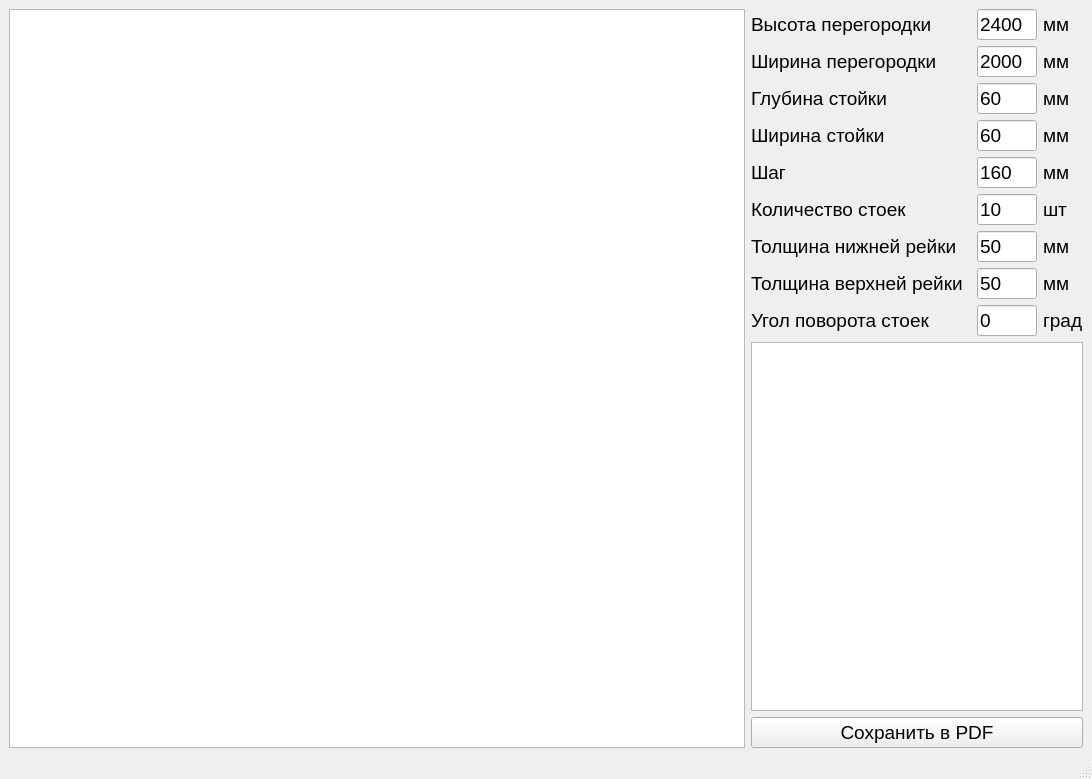
<?xml version="1.0" encoding="UTF-8"?>
<ui version="4.0">
 <class>MainWindow</class>
 <widget class="QMainWindow" name="MainWindow">
  <property name="windowModality">
   <enum>Qt::ApplicationModal</enum>
  </property>
  <property name="geometry">
   <rect>
    <x>0</x>
    <y>0</y>
    <width>1092</width>
    <height>779</height>
   </rect>
  </property>
  <property name="sizePolicy">
   <sizepolicy hsizetype="Preferred" vsizetype="Preferred">
    <horstretch>0</horstretch>
    <verstretch>0</verstretch>
   </sizepolicy>
  </property>
  <property name="minimumSize">
   <size>
    <width>1000</width>
    <height>700</height>
   </size>
  </property>
  <property name="maximumSize">
   <size>
    <width>10000</width>
    <height>1050</height>
   </size>
  </property>
  <property name="windowTitle">
   <string>Расчет стоимости реек</string>
  </property>
  <property name="toolButtonStyle">
   <enum>Qt::ToolButtonIconOnly</enum>
  </property>
  <property name="tabShape">
   <enum>QTabWidget::Rounded</enum>
  </property>
  <widget class="QWidget" name="centralwidget">
   <property name="contextMenuPolicy">
    <enum>Qt::NoContextMenu</enum>
   </property>
   <layout class="QHBoxLayout" name="horizontalLayout">
    <item>
     <widget class="QGraphicsView" name="graphicsView">
      <property name="sizePolicy">
       <sizepolicy hsizetype="Expanding" vsizetype="Expanding">
        <horstretch>0</horstretch>
        <verstretch>0</verstretch>
       </sizepolicy>
      </property>
      <property name="minimumSize">
       <size>
        <width>0</width>
        <height>0</height>
       </size>
      </property>
      <property name="sizeAdjustPolicy">
       <enum>QAbstractScrollArea::AdjustToContents</enum>
      </property>
      <property name="interactive">
       <bool>false</bool>
      </property>
      <property name="sceneRect">
       <rectf>
        <x>0.000000000000000</x>
        <y>0.000000000000000</y>
        <width>0.000000000000000</width>
        <height>0.000000000000000</height>
       </rectf>
      </property>
      <property name="alignment">
       <set>Qt::AlignBottom|Qt::AlignLeading|Qt::AlignLeft</set>
      </property>
      <property name="dragMode">
       <enum>QGraphicsView::ScrollHandDrag</enum>
      </property>
      <property name="resizeAnchor">
       <enum>QGraphicsView::NoAnchor</enum>
      </property>
      <property name="viewportUpdateMode">
       <enum>QGraphicsView::SmartViewportUpdate</enum>
      </property>
     </widget>
    </item>
    <item>
     <layout class="QVBoxLayout" name="verticalLayout">
      <item>
       <layout class="QGridLayout" name="gridLayout" columnstretch="0,0,0">
        <property name="sizeConstraint">
         <enum>QLayout::SetMinimumSize</enum>
        </property>
        <item row="5" column="2">
         <widget class="QLabel" name="label_4">
          <property name="sizePolicy">
           <sizepolicy hsizetype="Maximum" vsizetype="Fixed">
            <horstretch>0</horstretch>
            <verstretch>0</verstretch>
           </sizepolicy>
          </property>
          <property name="maximumSize">
           <size>
            <width>50</width>
            <height>15</height>
           </size>
          </property>
          <property name="font">
           <font>
            <pointsize>14</pointsize>
           </font>
          </property>
          <property name="text">
           <string>шт</string>
          </property>
         </widget>
        </item>
        <item row="1" column="2">
         <widget class="QLabel" name="label_2">
          <property name="sizePolicy">
           <sizepolicy hsizetype="Maximum" vsizetype="Fixed">
            <horstretch>0</horstretch>
            <verstretch>0</verstretch>
           </sizepolicy>
          </property>
          <property name="maximumSize">
           <size>
            <width>50</width>
            <height>15</height>
           </size>
          </property>
          <property name="font">
           <font>
            <pointsize>14</pointsize>
           </font>
          </property>
          <property name="text">
           <string>мм</string>
          </property>
         </widget>
        </item>
        <item row="2" column="0">
         <widget class="QLabel" name="label_7">
          <property name="sizePolicy">
           <sizepolicy hsizetype="Fixed" vsizetype="Fixed">
            <horstretch>0</horstretch>
            <verstretch>0</verstretch>
           </sizepolicy>
          </property>
          <property name="minimumSize">
           <size>
            <width>220</width>
            <height>0</height>
           </size>
          </property>
          <property name="maximumSize">
           <size>
            <width>250</width>
            <height>16777215</height>
           </size>
          </property>
          <property name="font">
           <font>
            <pointsize>14</pointsize>
           </font>
          </property>
          <property name="text">
           <string>Глубина стойки</string>
          </property>
         </widget>
        </item>
        <item row="5" column="0">
         <widget class="QLabel" name="label_12">
          <property name="sizePolicy">
           <sizepolicy hsizetype="Fixed" vsizetype="Fixed">
            <horstretch>0</horstretch>
            <verstretch>0</verstretch>
           </sizepolicy>
          </property>
          <property name="minimumSize">
           <size>
            <width>220</width>
            <height>0</height>
           </size>
          </property>
          <property name="maximumSize">
           <size>
            <width>250</width>
            <height>16777215</height>
           </size>
          </property>
          <property name="font">
           <font>
            <pointsize>14</pointsize>
           </font>
          </property>
          <property name="text">
           <string>Количество стоек</string>
          </property>
         </widget>
        </item>
        <item row="1" column="0">
         <widget class="QLabel" name="label_6">
          <property name="sizePolicy">
           <sizepolicy hsizetype="Fixed" vsizetype="Fixed">
            <horstretch>0</horstretch>
            <verstretch>0</verstretch>
           </sizepolicy>
          </property>
          <property name="minimumSize">
           <size>
            <width>220</width>
            <height>0</height>
           </size>
          </property>
          <property name="maximumSize">
           <size>
            <width>250</width>
            <height>16777215</height>
           </size>
          </property>
          <property name="font">
           <font>
            <pointsize>14</pointsize>
           </font>
          </property>
          <property name="text">
           <string>Ширина перегородки</string>
          </property>
         </widget>
        </item>
        <item row="3" column="2">
         <widget class="QLabel" name="label_13">
          <property name="sizePolicy">
           <sizepolicy hsizetype="Maximum" vsizetype="Fixed">
            <horstretch>0</horstretch>
            <verstretch>0</verstretch>
           </sizepolicy>
          </property>
          <property name="maximumSize">
           <size>
            <width>50</width>
            <height>15</height>
           </size>
          </property>
          <property name="font">
           <font>
            <pointsize>14</pointsize>
           </font>
          </property>
          <property name="text">
           <string>мм</string>
          </property>
         </widget>
        </item>
        <item row="3" column="0">
         <widget class="QLabel" name="label_8">
          <property name="sizePolicy">
           <sizepolicy hsizetype="Fixed" vsizetype="Fixed">
            <horstretch>0</horstretch>
            <verstretch>0</verstretch>
           </sizepolicy>
          </property>
          <property name="minimumSize">
           <size>
            <width>220</width>
            <height>0</height>
           </size>
          </property>
          <property name="maximumSize">
           <size>
            <width>250</width>
            <height>16777215</height>
           </size>
          </property>
          <property name="font">
           <font>
            <pointsize>14</pointsize>
           </font>
          </property>
          <property name="text">
           <string>Ширина стойки</string>
          </property>
         </widget>
        </item>
        <item row="0" column="0">
         <widget class="QLabel" name="label_5">
          <property name="sizePolicy">
           <sizepolicy hsizetype="Fixed" vsizetype="Fixed">
            <horstretch>0</horstretch>
            <verstretch>0</verstretch>
           </sizepolicy>
          </property>
          <property name="minimumSize">
           <size>
            <width>220</width>
            <height>0</height>
           </size>
          </property>
          <property name="maximumSize">
           <size>
            <width>250</width>
            <height>16777215</height>
           </size>
          </property>
          <property name="font">
           <font>
            <pointsize>14</pointsize>
           </font>
          </property>
          <property name="text">
           <string>Высота перегородки</string>
          </property>
         </widget>
        </item>
        <item row="0" column="2">
         <widget class="QLabel" name="label">
          <property name="sizePolicy">
           <sizepolicy hsizetype="Maximum" vsizetype="Fixed">
            <horstretch>0</horstretch>
            <verstretch>0</verstretch>
           </sizepolicy>
          </property>
          <property name="maximumSize">
           <size>
            <width>50</width>
            <height>15</height>
           </size>
          </property>
          <property name="font">
           <font>
            <pointsize>14</pointsize>
           </font>
          </property>
          <property name="text">
           <string>мм</string>
          </property>
         </widget>
        </item>
        <item row="4" column="0">
         <widget class="QLabel" name="label_9">
          <property name="sizePolicy">
           <sizepolicy hsizetype="Fixed" vsizetype="Fixed">
            <horstretch>0</horstretch>
            <verstretch>0</verstretch>
           </sizepolicy>
          </property>
          <property name="minimumSize">
           <size>
            <width>220</width>
            <height>0</height>
           </size>
          </property>
          <property name="maximumSize">
           <size>
            <width>250</width>
            <height>16777215</height>
           </size>
          </property>
          <property name="font">
           <font>
            <pointsize>14</pointsize>
           </font>
          </property>
          <property name="text">
           <string>Шаг</string>
          </property>
         </widget>
        </item>
        <item row="2" column="2">
         <widget class="QLabel" name="label_3">
          <property name="sizePolicy">
           <sizepolicy hsizetype="Maximum" vsizetype="Fixed">
            <horstretch>0</horstretch>
            <verstretch>0</verstretch>
           </sizepolicy>
          </property>
          <property name="maximumSize">
           <size>
            <width>50</width>
            <height>15</height>
           </size>
          </property>
          <property name="font">
           <font>
            <pointsize>14</pointsize>
           </font>
          </property>
          <property name="text">
           <string>мм</string>
          </property>
         </widget>
        </item>
        <item row="0" column="1">
         <widget class="QLineEdit" name="input_height">
          <property name="sizePolicy">
           <sizepolicy hsizetype="Maximum" vsizetype="Fixed">
            <horstretch>0</horstretch>
            <verstretch>0</verstretch>
           </sizepolicy>
          </property>
          <property name="minimumSize">
           <size>
            <width>50</width>
            <height>0</height>
           </size>
          </property>
          <property name="maximumSize">
           <size>
            <width>60</width>
            <height>16777215</height>
           </size>
          </property>
          <property name="font">
           <font>
            <pointsize>14</pointsize>
           </font>
          </property>
          <property name="text">
           <string>2400</string>
          </property>
          <property name="maxLength">
           <number>4</number>
          </property>
          <property name="placeholderText">
           <string/>
          </property>
          <property name="clearButtonEnabled">
           <bool>false</bool>
          </property>
         </widget>
        </item>
        <item row="5" column="1">
         <widget class="QLineEdit" name="input_quantity">
          <property name="sizePolicy">
           <sizepolicy hsizetype="Maximum" vsizetype="Fixed">
            <horstretch>0</horstretch>
            <verstretch>0</verstretch>
           </sizepolicy>
          </property>
          <property name="minimumSize">
           <size>
            <width>50</width>
            <height>0</height>
           </size>
          </property>
          <property name="maximumSize">
           <size>
            <width>60</width>
            <height>16777215</height>
           </size>
          </property>
          <property name="font">
           <font>
            <pointsize>14</pointsize>
           </font>
          </property>
          <property name="text">
           <string>10</string>
          </property>
          <property name="maxLength">
           <number>4</number>
          </property>
          <property name="placeholderText">
           <string/>
          </property>
          <property name="clearButtonEnabled">
           <bool>false</bool>
          </property>
         </widget>
        </item>
        <item row="2" column="1">
         <widget class="QLineEdit" name="input_depth">
          <property name="sizePolicy">
           <sizepolicy hsizetype="Maximum" vsizetype="Fixed">
            <horstretch>0</horstretch>
            <verstretch>0</verstretch>
           </sizepolicy>
          </property>
          <property name="minimumSize">
           <size>
            <width>50</width>
            <height>0</height>
           </size>
          </property>
          <property name="maximumSize">
           <size>
            <width>60</width>
            <height>16777215</height>
           </size>
          </property>
          <property name="font">
           <font>
            <pointsize>14</pointsize>
           </font>
          </property>
          <property name="text">
           <string>60</string>
          </property>
          <property name="maxLength">
           <number>4</number>
          </property>
          <property name="placeholderText">
           <string/>
          </property>
          <property name="clearButtonEnabled">
           <bool>false</bool>
          </property>
         </widget>
        </item>
        <item row="6" column="2">
         <widget class="QLabel" name="label_11">
          <property name="sizePolicy">
           <sizepolicy hsizetype="Maximum" vsizetype="Fixed">
            <horstretch>0</horstretch>
            <verstretch>0</verstretch>
           </sizepolicy>
          </property>
          <property name="maximumSize">
           <size>
            <width>50</width>
            <height>15</height>
           </size>
          </property>
          <property name="font">
           <font>
            <pointsize>14</pointsize>
           </font>
          </property>
          <property name="text">
           <string>мм</string>
          </property>
         </widget>
        </item>
        <item row="1" column="1">
         <widget class="QLineEdit" name="input_width">
          <property name="sizePolicy">
           <sizepolicy hsizetype="Maximum" vsizetype="Fixed">
            <horstretch>0</horstretch>
            <verstretch>0</verstretch>
           </sizepolicy>
          </property>
          <property name="minimumSize">
           <size>
            <width>50</width>
            <height>0</height>
           </size>
          </property>
          <property name="maximumSize">
           <size>
            <width>60</width>
            <height>16777215</height>
           </size>
          </property>
          <property name="font">
           <font>
            <pointsize>14</pointsize>
           </font>
          </property>
          <property name="text">
           <string>2000</string>
          </property>
          <property name="maxLength">
           <number>4</number>
          </property>
          <property name="placeholderText">
           <string/>
          </property>
          <property name="clearButtonEnabled">
           <bool>false</bool>
          </property>
         </widget>
        </item>
        <item row="4" column="1">
         <widget class="QLineEdit" name="input_interval">
          <property name="sizePolicy">
           <sizepolicy hsizetype="Maximum" vsizetype="Fixed">
            <horstretch>0</horstretch>
            <verstretch>0</verstretch>
           </sizepolicy>
          </property>
          <property name="minimumSize">
           <size>
            <width>50</width>
            <height>0</height>
           </size>
          </property>
          <property name="maximumSize">
           <size>
            <width>60</width>
            <height>16777215</height>
           </size>
          </property>
          <property name="font">
           <font>
            <pointsize>14</pointsize>
           </font>
          </property>
          <property name="text">
           <string>160</string>
          </property>
          <property name="maxLength">
           <number>4</number>
          </property>
          <property name="placeholderText">
           <string/>
          </property>
          <property name="clearButtonEnabled">
           <bool>false</bool>
          </property>
         </widget>
        </item>
        <item row="3" column="1">
         <widget class="QLineEdit" name="input_rod_width">
          <property name="sizePolicy">
           <sizepolicy hsizetype="Maximum" vsizetype="Fixed">
            <horstretch>0</horstretch>
            <verstretch>0</verstretch>
           </sizepolicy>
          </property>
          <property name="minimumSize">
           <size>
            <width>50</width>
            <height>0</height>
           </size>
          </property>
          <property name="maximumSize">
           <size>
            <width>60</width>
            <height>16777215</height>
           </size>
          </property>
          <property name="font">
           <font>
            <pointsize>14</pointsize>
           </font>
          </property>
          <property name="text">
           <string>60</string>
          </property>
          <property name="maxLength">
           <number>4</number>
          </property>
          <property name="placeholderText">
           <string/>
          </property>
          <property name="clearButtonEnabled">
           <bool>false</bool>
          </property>
         </widget>
        </item>
        <item row="7" column="1">
         <widget class="QLineEdit" name="input_top_rod_width">
          <property name="sizePolicy">
           <sizepolicy hsizetype="Maximum" vsizetype="Fixed">
            <horstretch>0</horstretch>
            <verstretch>0</verstretch>
           </sizepolicy>
          </property>
          <property name="minimumSize">
           <size>
            <width>50</width>
            <height>0</height>
           </size>
          </property>
          <property name="maximumSize">
           <size>
            <width>60</width>
            <height>16777215</height>
           </size>
          </property>
          <property name="font">
           <font>
            <pointsize>14</pointsize>
           </font>
          </property>
          <property name="text">
           <string>50</string>
          </property>
          <property name="maxLength">
           <number>4</number>
          </property>
          <property name="placeholderText">
           <string/>
          </property>
          <property name="clearButtonEnabled">
           <bool>false</bool>
          </property>
         </widget>
        </item>
        <item row="4" column="2">
         <widget class="QLabel" name="label_15">
          <property name="sizePolicy">
           <sizepolicy hsizetype="Maximum" vsizetype="Fixed">
            <horstretch>0</horstretch>
            <verstretch>0</verstretch>
           </sizepolicy>
          </property>
          <property name="maximumSize">
           <size>
            <width>50</width>
            <height>15</height>
           </size>
          </property>
          <property name="font">
           <font>
            <pointsize>14</pointsize>
           </font>
          </property>
          <property name="text">
           <string>мм</string>
          </property>
         </widget>
        </item>
        <item row="6" column="1">
         <widget class="QLineEdit" name="input_bottom_rod_width">
          <property name="sizePolicy">
           <sizepolicy hsizetype="Maximum" vsizetype="Fixed">
            <horstretch>0</horstretch>
            <verstretch>0</verstretch>
           </sizepolicy>
          </property>
          <property name="minimumSize">
           <size>
            <width>50</width>
            <height>0</height>
           </size>
          </property>
          <property name="maximumSize">
           <size>
            <width>60</width>
            <height>16777215</height>
           </size>
          </property>
          <property name="font">
           <font>
            <pointsize>14</pointsize>
           </font>
          </property>
          <property name="text">
           <string>50</string>
          </property>
          <property name="maxLength">
           <number>4</number>
          </property>
          <property name="placeholderText">
           <string/>
          </property>
          <property name="clearButtonEnabled">
           <bool>false</bool>
          </property>
         </widget>
        </item>
        <item row="6" column="0">
         <widget class="QLabel" name="label_14">
          <property name="sizePolicy">
           <sizepolicy hsizetype="Maximum" vsizetype="Maximum">
            <horstretch>0</horstretch>
            <verstretch>0</verstretch>
           </sizepolicy>
          </property>
          <property name="minimumSize">
           <size>
            <width>220</width>
            <height>0</height>
           </size>
          </property>
          <property name="maximumSize">
           <size>
            <width>250</width>
            <height>16777215</height>
           </size>
          </property>
          <property name="font">
           <font>
            <pointsize>14</pointsize>
           </font>
          </property>
          <property name="text">
           <string>Толщина нижней рейки</string>
          </property>
         </widget>
        </item>
        <item row="7" column="0">
         <widget class="QLabel" name="label_16">
          <property name="sizePolicy">
           <sizepolicy hsizetype="Maximum" vsizetype="Maximum">
            <horstretch>0</horstretch>
            <verstretch>0</verstretch>
           </sizepolicy>
          </property>
          <property name="minimumSize">
           <size>
            <width>220</width>
            <height>0</height>
           </size>
          </property>
          <property name="maximumSize">
           <size>
            <width>250</width>
            <height>16777215</height>
           </size>
          </property>
          <property name="font">
           <font>
            <pointsize>14</pointsize>
           </font>
          </property>
          <property name="text">
           <string>Толщина верхней рейки</string>
          </property>
         </widget>
        </item>
        <item row="7" column="2">
         <widget class="QLabel" name="label_17">
          <property name="sizePolicy">
           <sizepolicy hsizetype="Maximum" vsizetype="Fixed">
            <horstretch>0</horstretch>
            <verstretch>0</verstretch>
           </sizepolicy>
          </property>
          <property name="maximumSize">
           <size>
            <width>50</width>
            <height>15</height>
           </size>
          </property>
          <property name="font">
           <font>
            <pointsize>14</pointsize>
           </font>
          </property>
          <property name="text">
           <string>мм</string>
          </property>
         </widget>
        </item>
        <item row="8" column="1">
         <widget class="QLineEdit" name="input_angle">
          <property name="sizePolicy">
           <sizepolicy hsizetype="Maximum" vsizetype="Fixed">
            <horstretch>0</horstretch>
            <verstretch>0</verstretch>
           </sizepolicy>
          </property>
          <property name="minimumSize">
           <size>
            <width>50</width>
            <height>0</height>
           </size>
          </property>
          <property name="maximumSize">
           <size>
            <width>60</width>
            <height>16777215</height>
           </size>
          </property>
          <property name="font">
           <font>
            <pointsize>14</pointsize>
           </font>
          </property>
          <property name="text">
           <string>0</string>
          </property>
          <property name="maxLength">
           <number>4</number>
          </property>
          <property name="placeholderText">
           <string/>
          </property>
          <property name="clearButtonEnabled">
           <bool>false</bool>
          </property>
         </widget>
        </item>
        <item row="8" column="0">
         <widget class="QLabel" name="label_18">
          <property name="sizePolicy">
           <sizepolicy hsizetype="Maximum" vsizetype="Maximum">
            <horstretch>0</horstretch>
            <verstretch>0</verstretch>
           </sizepolicy>
          </property>
          <property name="minimumSize">
           <size>
            <width>220</width>
            <height>0</height>
           </size>
          </property>
          <property name="maximumSize">
           <size>
            <width>250</width>
            <height>16777215</height>
           </size>
          </property>
          <property name="font">
           <font>
            <pointsize>14</pointsize>
           </font>
          </property>
          <property name="text">
           <string>Угол поворота стоек</string>
          </property>
         </widget>
        </item>
        <item row="8" column="2">
         <widget class="QLabel" name="label_19">
          <property name="sizePolicy">
           <sizepolicy hsizetype="Maximum" vsizetype="Fixed">
            <horstretch>0</horstretch>
            <verstretch>0</verstretch>
           </sizepolicy>
          </property>
          <property name="maximumSize">
           <size>
            <width>50</width>
            <height>50</height>
           </size>
          </property>
          <property name="font">
           <font>
            <pointsize>14</pointsize>
           </font>
          </property>
          <property name="text">
           <string>град</string>
          </property>
         </widget>
        </item>
       </layout>
      </item>
      <item>
       <layout class="QGridLayout" name="gridLayout_2">
        <item row="0" column="0">
         <widget class="QPlainTextEdit" name="result_output">
          <property name="sizePolicy">
           <sizepolicy hsizetype="Preferred" vsizetype="Expanding">
            <horstretch>0</horstretch>
            <verstretch>0</verstretch>
           </sizepolicy>
          </property>
          <property name="frameShadow">
           <enum>QFrame::Sunken</enum>
          </property>
          <property name="readOnly">
           <bool>true</bool>
          </property>
         </widget>
        </item>
        <item row="1" column="0">
         <widget class="QPushButton" name="count_button">
          <property name="sizePolicy">
           <sizepolicy hsizetype="Preferred" vsizetype="Fixed">
            <horstretch>0</horstretch>
            <verstretch>0</verstretch>
           </sizepolicy>
          </property>
          <property name="font">
           <font>
            <pointsize>14</pointsize>
           </font>
          </property>
          <property name="text">
           <string>Сохранить в PDF</string>
          </property>
         </widget>
        </item>
       </layout>
      </item>
     </layout>
    </item>
   </layout>
  </widget>
  <widget class="QMenuBar" name="menubar">
   <property name="geometry">
    <rect>
     <x>0</x>
     <y>0</y>
     <width>1092</width>
     <height>21</height>
    </rect>
   </property>
  </widget>
  <widget class="QStatusBar" name="statusbar"/>
 </widget>
 <tabstops>
  <tabstop>input_height</tabstop>
  <tabstop>input_width</tabstop>
  <tabstop>input_depth</tabstop>
  <tabstop>input_rod_width</tabstop>
  <tabstop>input_interval</tabstop>
  <tabstop>input_quantity</tabstop>
  <tabstop>input_bottom_rod_width</tabstop>
  <tabstop>input_top_rod_width</tabstop>
  <tabstop>input_angle</tabstop>
  <tabstop>graphicsView</tabstop>
  <tabstop>result_output</tabstop>
  <tabstop>count_button</tabstop>
 </tabstops>
 <resources/>
 <connections/>
</ui>
